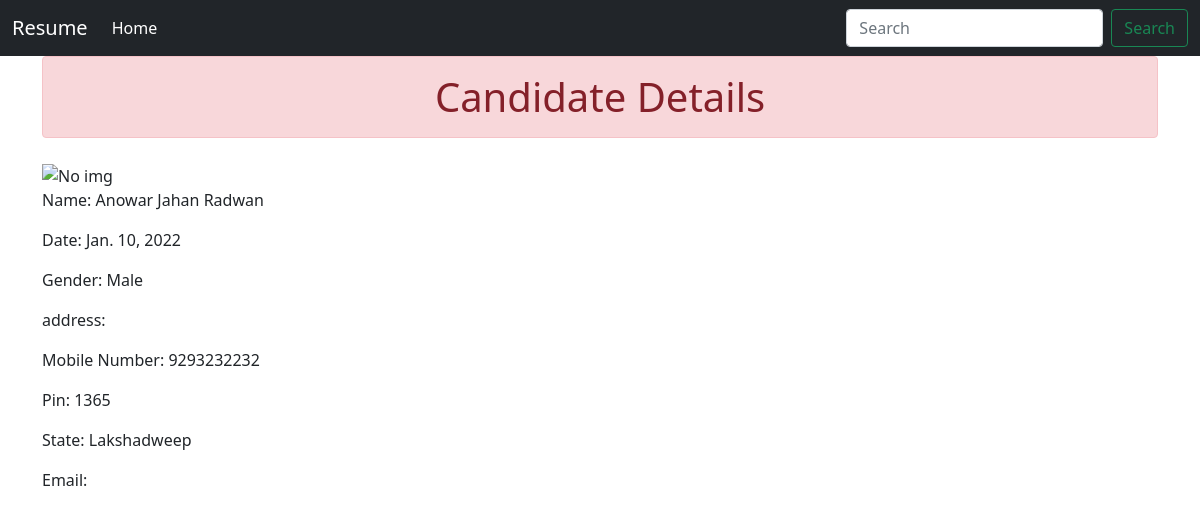
The page /1 on the database its author committed.
### myresume/models.py (models this page shows, shortened)
class Resume(models.Model):
    name = models.CharField(max_length=100)
    date = models.DateField(auto_now=False, auto_now_add=False)
    gender = models.CharField(max_length=100)
    location = models.CharField(max_length=100)
    city = models.CharField(max_length=100)
    pin = models.PositiveIntegerField()
    state = models.CharField(choices=(STATE_CHOICE),max_length=100)
    mobile = models.PositiveIntegerField()
    emaill = models.EmailField()
    jobcity = models.CharField(max_length=100)
    profilel_img = models.ImageField(upload_to='profileimg', blank=True)

### myresume/views.py (the view)
# urls.py: path('<int:pk>', views.Candidate.as_view(), name='candidate')
class Candidate(View):
    def get(self, request, pk):
        candidate = Resume.objects.get(pk=pk)
        return render(request, 'myapp/candidate.html', {'candidate': candidate})

### myresume/templates/myapp/candidate.html (shortened to what this page needs)
<!doctype html>
<html lang="en">
  <head>
    <link href="https://cdn.jsdelivr.net/npm/bootstrap@5.0.2/dist/css/bootstrap.min.css" rel="stylesheet">
  </head>
  <body>
<nav class="navbar navbar-expand-lg navbar-dark bg-dark">
    <div class="container-fluid">
        <a class="navbar-brand" href="#">Resume</a>
        <div class="collapse navbar-collapse" id="navbarSupportedContent">
        <ul class="navbar-nav me-auto mb-2 mb-lg-0">
            <li class="nav-item">
            <a class="nav-link active" aria-current="page" href="#">Home</a>
            </li>
        </ul>
        <form class="d-flex">
            <input class="form-control me-2" type="search" placeholder="Search" aria-label="Search">
            <button class="btn btn-outline-success" type="submit">Search</button>
        </form>
        </div>
    </div>
    </nav>
    <div class="container">
        <h1 class="alert alert-danger text-center">Candidate Details</h1>
        <div class="row">
            <div class="col-sm-10">
             <img src="{{candidate.profileimg.url}}" alt="No img">
               <p>Name: {{candidate.name}}</p>
               <p>Date: {{candidate.date}}</p>
               <p>Gender: {{candidate.gender}}</p>
               <p>address: {{candidate.address}}</p>
               <p>Mobile Number: {{candidate.mobile}}</p>
               <p>Pin: {{candidate.pin}}</p>
               <p>State: {{candidate.state}}</p>
               <p>Email: {{candidate.email}}</p>
            </div>
        </div>
    </div>
  </body>
</html>

### rows shown on the page
Resume: name "Anowar Jahan Radwan", date "Jan. 10, 2022", gender "Male", mobile "9293232232", pin "1365", state "Lakshadweep"
